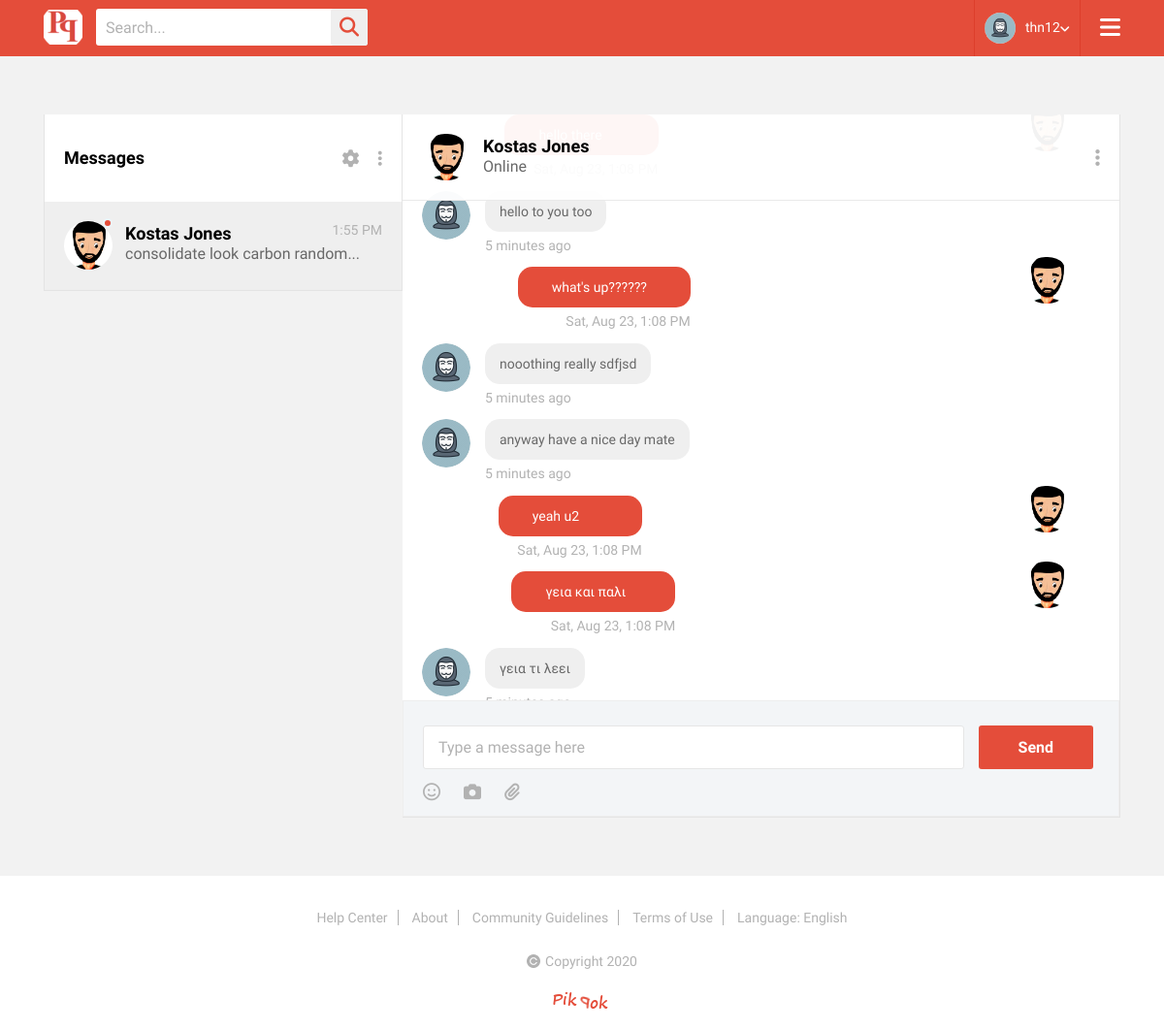
The app's page /messages.php (signed in) with its own data.
### tables this page shows
CREATE TABLE `members` (
  `username` varchar(100) NOT NULL,
  `password` mediumtext NOT NULL,
  `fname` varchar(100) NOT NULL,
  `lname` varchar(100) NOT NULL,
  `email` varchar(100) NOT NULL,
  `date_of_registration` date NOT NULL,
  `id` int(30) NOT NULL,
  `sex` tinyint(1) DEFAULT NULL,
  `date_of_birth` date DEFAULT NULL,
  `profile_pic` varchar(100) DEFAULT NULL,
  `picture_path` varchar(100) DEFAULT NULL,
  `bio` text DEFAULT NULL
);

CREATE TABLE `chat_message` (
  `chat_message_id` int(11) NOT NULL,
  `by_user_id` int(11) NOT NULL,
  `to_user_id` int(11) NOT NULL,
  `message` text NOT NULL,
  `time_sent` datetime NOT NULL,
  `status` enum('read','unread') NOT NULL DEFAULT 'unread'
);

### messages.php (the view, shortened to what this page needs)
<?php
require('db/db.php');
$uname = ($_SESSION['username']);
$query_uid = mysqli_query($con, "SELECT id FROM members WHERE username = '$uname' LIMIT 1");
$row_uid = mysqli_fetch_array($query_uid);
$sender_id = $row_uid[0];
$query_sender_rows = mysqli_query($con, "SELECT * FROM members WHERE id='$sender_id'");
$sender_row = mysqli_fetch_array($query_sender_rows);
$query_requests = "SELECT * FROM members, relationship
   WHERE (relationship.user_one_id = '$sender_id' OR relationship.user_two_id = '$sender_id') AND relationship.status = '1'
    AND members.username <> '$uname' AND (members.id = relationship.user_one_id OR members.id = relationship.user_two_id)";
$result_users = mysqli_query($con, $query_requests);
?>
<!DOCTYPE html>
<html>
<head>
	<link rel="stylesheet" type="text/css" href="css/animate.css">
	<link rel="stylesheet" type="text/css" href="css/bootstrap.min.css">
	<link rel="stylesheet" type="text/css" href="css/flatpickr.min.css">
	<link rel="stylesheet" type="text/css" href="lib/slick/slick.css">
	<link rel="stylesheet" type="text/css" href="css/jquery.mCustomScrollbar.min.css">
	<link rel="stylesheet" type="text/css" href="lib/slick/slick-theme.css">
	<link rel="stylesheet" type="text/css" href="css/style.css">
	<link rel="stylesheet" type="text/css" href="css/responsive.css">
</head>
<body oncontextmenu="return false;">
	<div class="wrapper">
		<header>
			<div class="container">
				<div class="header-data">
					<div class="logo">
						<a href="index.php" title=""><img src="images/logo.png" alt=""></a>
					</div>
					<div class="search-bar">
						<form>
							<input type="text" name="search" id="search" placeholder="Search...">
							<button type="submit"><i class="fa fa-search"></i></button>
						</form>
					</div>
					<div class="menu-btn">
						<a href="#" title=""><i class="fa fa-bars"></i></a>
					</div>
			<?php
				if(isset($_SESSION['username'])) {
				$uname = $_SESSION['username'];
				$query_picture = "SELECT picture_path, profile_pic FROM members WHERE username = '$uname'";
				$result_picture = mysqli_query($con, $query_picture);
				$row_picture = mysqli_fetch_array($result_picture);
				$picture_path = $row_picture['picture_path'];
				$picture_name = $row_picture['profile_pic'];
				echo "
					<div class='user-account'>
						<div class='user-info'>
							<img style=\"width:32px; height:32px;\" src=\"".$picture_path.$picture_name."\" alt=\"users photo\"/>
							<a href='profile3.php' title=''>";?>
							<?php if(isset($_SESSION['username']))  echo $_SESSION['username'];
							echo "</a>
							<i class='fa fa-angle-down'></i>
						</div>
						<div class='user-account-settingss'>
							<h3>Online Status</h3>
							<ul class='on-off-status'>
								<li>
									<div class='fgt-sec'>
										<input type='radio' name='cc' id='c5'>
										<label for='c5'>
											<span></span>
										</label>
										<small>Online</small>
									</div>
								</li>
								<li>
									<div class='fgt-sec'>
										<input type='radio' name='cc' id='c6'>
										<label for='c6'>
											<span></span>
										</label>
										<small>Offline</small>
									</div>
								</li>
							</ul>
							<h3>Custom Status</h3>
							<div class='search_form'>
								<form>
									<input type='text' name='search'>
									<button type='submit'>Ok</button>
								</form>
							</div>
							<h3>Setting</h3>
							<ul class='us-links'>
								<li><a href='profile3.php' title=''>My Profile</a></li>
								<li><a href='profile-account-setting.php' title=''>Account Setting</a></li>
								<li><a href='privacy_policy.php' title=''>Privacy</a></li>
								<li><a href='termsofuse.php' title=''>Terms & Conditions</a></li>
							</ul>
							<h3 class='tc'><a href='db/logout.php' title=''>Logout</a></h3>
						</div>
					</div>
					";
				}
					else
						echo "<div class='user-account'>
						<div class='user-info' style='margin-left:auto; margin-right:auto;'>
							<a href='signin.php' title=''> <i class='fa fa-sign-in fa-lg'></i> Sign In</a>
						</div>
					";
			?>
				</div>
			</div>
		</header>
		<section class="messages-page">
			<div class="container">
				<div class="messages-sec">
					<div class="row">
						<div class="col-lg-4 col-md-12 no-pdd">
							<div class="msgs-list">
								<div class="msg-title">
									<h3>Messages</h3>
									<ul>
										<li><a href="#" title=""><i class="fa fa-cog"></i></a></li>
										<li><a href="#" title=""><i class="fa fa-ellipsis-v"></i></a></li>
									</ul>
								</div>
								<form action="messages.php" action="get" id="k">
								<div class="messages-list">
									<ul>
										<?php while ($row_users = mysqli_fetch_array($result_users)) {
										if(!isset($receiver_id))
 											$receiver_id = $row_users['id'];
										$query_receiver_rows = mysqli_query($con, "SELECT * FROM members WHERE id='$receiver_id'");
										$receiver_row = mysqli_fetch_array($query_receiver_rows);
										echo '
										<a onclick="userDetails('.$row_users['id'].');" href="messages.php?receiver_id='.$row_users['id'].'">
										<li class="btns'; if($receiver_id==$row_users['id']) echo ' active"';
										echo ' onclick="userDetails('.$row_users['id'].');">
											<div class="usr-msg-details">
												<div class="usr-ms-img">
													<img style="width:50px; height:50px;" src="'.$row_users['picture_path'].$row_users['profile_pic'].'" alt="users photo"/>
													<span class="msg-status"></span>
												</div>
												<div class="usr-mg-info">
													<h3 id="flname">'.$row_users['fname']." ".$row_users['lname'].'</h3>
													<p>consolidate look carbon random...</p>
												</div>
												<span class="posted_time">1:55 PM</span>
											</div>
										</li></a>
										'
										;
									}?>
									</ul>
								</div>
							</form>
							</div>
						</div>
						<div class="col-lg-8 col-md-12 pd-right-none pd-left-none">
							<div class="main-conversation-box">
								<div class="message-bar-head">
									<div class="usr-msg-details">
										<div class="usr-ms-img">
											<?php
											echo '<img id="chat-upper-image" src="'.$receiver_row['picture_path'].$receiver_row['profile_pic'].'" alt="users photo"/>';
											?>
										</div>
										<div class="usr-mg-info">
											<?php
											echo '<h3 id="chat-upper-name">'.$receiver_row['fname'].' '.$receiver_row['lname'].'</h3>';
											?>
											<p>Online</p>
										</div>
									</div>
									<a href="#" title=""><i class="fa fa-ellipsis-v"></i></a>
								</div>
								<div class="messages-line">
								<?php
								$query_show_messages = mysqli_query($con, "SELECT * FROM chat_message WHERE (by_user_id='$sender_id' OR to_user_id='$sender_id') AND (by_user_id='$receiver_id' OR to_user_id='$receiver_id') ");
								while($row_show_messages = mysqli_fetch_array($query_show_messages))
								{
									if($row_show_messages['by_user_id'] == $sender_id)
	                                    echo '
										<div class="main-message-box st3">
											<div class="message-dt st3">
												<div class="message-inner-dt">
													<p>'.$row_show_messages['message'].'</p>
												</div>
												<span>5 minutes ago</span>
											</div>
											<div class="messg-usr-img">
												<img src="'.$sender_row['picture_path'].$sender_row['profile_pic'].'" alt="users photo"/>
											</div>
										</div> ';
									else
										echo '
										<div class="main-message-box ta-right">
											<div class="message-dt">
												<div class="message-inner-dt message-inner-dt2">
													<p>'.$row_show_messages['message'].'</p>
												</div>
												<span>Sat, Aug 23, 1:08 PM</span>
											</div>
											<div class="messg-usr-img">
												<img src="'.$receiver_row['picture_path'].$receiver_row['profile_pic'].'" alt="users photo"/>
											</div>
										</div>';
								}
									?>
								</div>
								<div class="message-send-area">
									<form id="chat-form" name="chat-form">
										<div class="mf-field">
											<input type="text" id="message" name="message" placeholder="Type a message here">
											<button id="message-submit" type="submit">Send</button>
										</div>
										<ul>
											<li><a href="#" title=""><i class="fa fa-smile-o"></i></a></li>
											<li><a href="#" title=""><i class="fa fa-camera"></i></a></li>
											<li><a href="#" title=""><i class="fa fa-paperclip"></i></a></li>
										</ul>
									</form>
								</div>
							</div>
						</div>
					</div>
				</div>
			</div>
		</section>
		<footer>
			<div class="footy-sec mn no-margin">
				<div class="container">
					<ul>
						<li><a href="help_center.php" title="">Help Center</a></li>
						<li><a href="about.php" title="">About</a></li>
						<li><a href="community_guidelines.php" title="">Community Guidelines</a></li>
						<li><a href="termsofuse.php" title="">Terms of Use</a></li>
						<li><a href="#" title="">Language: English</a></li>
					</ul>
					<p><img src="images/copy-icon2.png" alt="">Copyright <script type="text/javascript">document.write(new Date().getFullYear());</script></p>
					<img class="fl-rgt" src="images/logo2.png" alt="">
				</div>
			</div>
		</footer>
	</div>
</body>
</html>

### css/responsive.css (style rules this page uses)
@media (max-width: 1200px) { .menu-btn { display: block; } }
@media (max-width: 1200px) { .footy-sec ul { width: 100%;text-align: center; } }
@media (max-width: 1200px) { .fl-rgt { float: none;margin-top: 0;padding-bottom: 20px;width: auto;padding-right: 0; } }
@media (max-width: 1200px) { .footy-sec.mn p { margin-top: 0;padding-bottom: 20px; } }
@media (max-width: 1200px) { .footy-sec.mn ul { padding: 30px 0 25px 0; } }
@media (max-width: 1200px) { .footy-sec p { width: 100%;text-align: center;margin-top: 15px; } }
@media (max-width: 1200px) { .footy-sec p img { float: none;top: 2px; } }
@media (max-width: 1200px) { .footy-sec { text-align: center; } }

### records on screen
members: picture_path+profile_pic (placeholder picture)
members: picture_path+profile_pic (picture), fname "Kostas", lname "Jones"
chat_message: message "hello to you too", members.picture_path+profile_pic (placeholder picture)
chat_message: message "what's up??????", members.picture_path+profile_pic (picture)
chat_message: message "nooothing really sdfjsd", members.picture_path+profile_pic (placeholder picture)
chat_message: message "anyway have a nice day mate", members.picture_path+profile_pic (placeholder picture)
chat_message: message "yeah u2", members.picture_path+profile_pic (picture)
chat_message: message "γεια και παλι", members.picture_path+profile_pic (picture)
chat_message: message "γεια τι λεει", members.picture_path+profile_pic (placeholder picture)

### other values on screen
$_SESSION['username'] "thn12"
